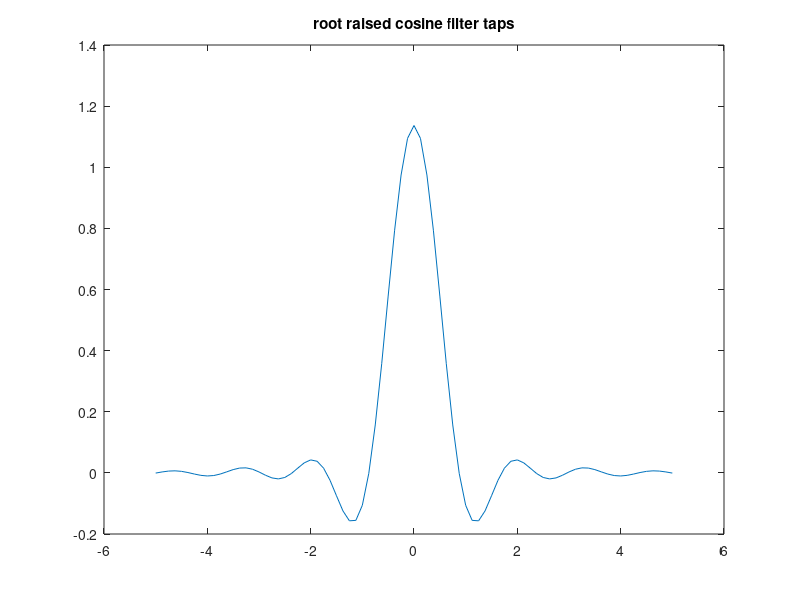
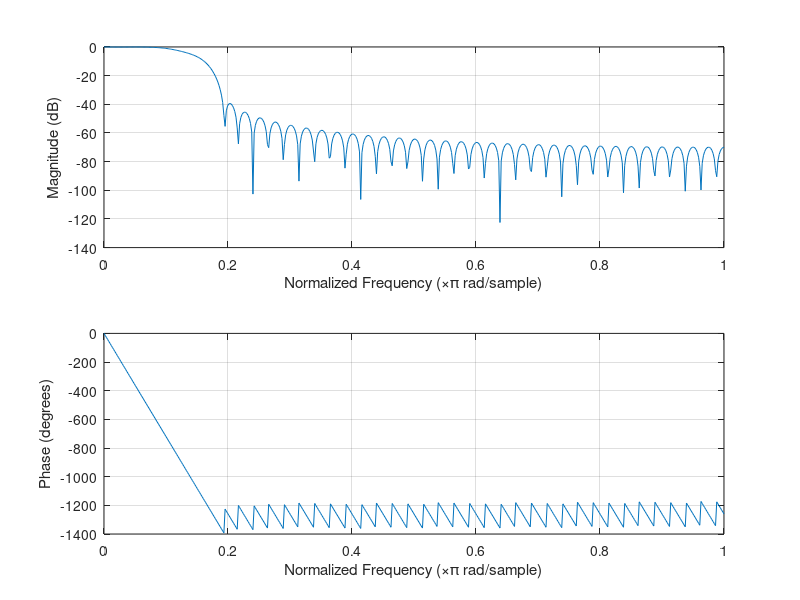

MATLAB code to generate these figures, in order:
clc;
clear all;
close all;

%Three types of equations used:
% -Equation from https://en.wikipedia.org/wiki/Root-raised-cosine_filter

%Parameters
nb_sample = 2^8-1;
Fsymb = 1;
Fsamp = 8;
roll_off = 0.5;

%Init
Ts=1/Fsymb;
Tsamp=1/Fsamp;
t=(-5:Tsamp:5);

%Filter coefficients
h_zero = 1/Ts*(1+roll_off*(4/pi-1));
h_Ts_4_roll_off = roll_off/Ts/sqrt(2) * [(1+2/pi) * sin(pi/4/roll_off) + (1-2/pi) * cos(pi/4/roll_off)];
h= 1/Ts * (sin(pi*t/Ts*(1-roll_off)) + 4*roll_off*t/Ts.*cos(pi*t/Ts*(1+roll_off))) ./ (pi * t/Ts .* [1-(4*roll_off*t/Ts).^2]);

%Replace the h_zero
for k=1:length(t)
  if t(k)==0
    h(k)=h_zero;
  endif
end;


%Replace the h_Ts_4_roll_off
for k=1:length(t)
  if t(k)==Ts/4/roll_off
    h(k)=h_Ts_4_roll_off;
    printf('found h_Ts_4_roll_off\n');
  endif
  if t(k)==-Ts/4/roll_off
    h(k)=h_Ts_4_roll_off;
    printf('-found h_Ts_4_roll_off\n');
  endif
end;

%Plot the taps
figure(1);
x_axis = t;
plot(x_axis,h);
title('root raised cosine filter taps');

%Compensate the gain
resp=20*log10(abs(freqz(h,1,512)));
max_resp=max(resp);
h=h/10^(max_resp/20);

%plot the response
figure(2);
freqz(h,1,512);

%Save taps
fid=fopen('taps.txt','w');
fprintf(fid,'%f\n',h);
fclose(fid);

##sqrt(Tsamp);
